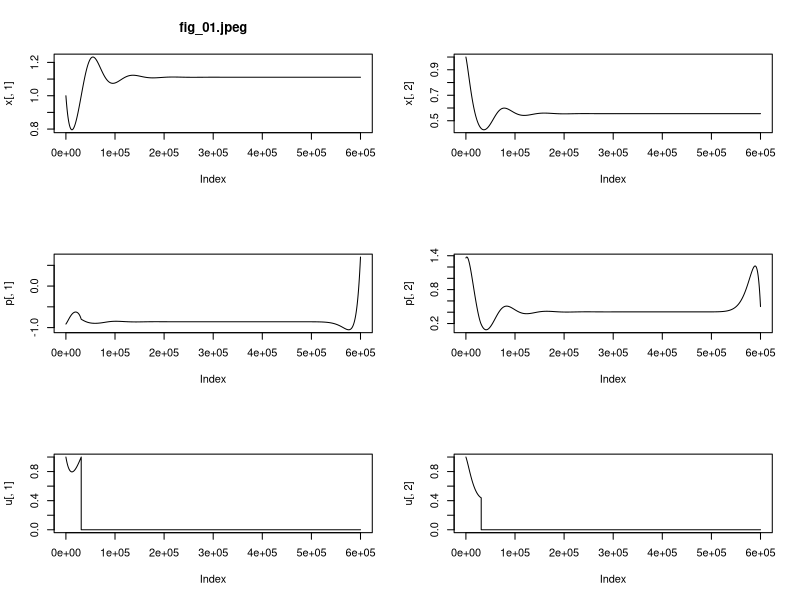

This chart was generated by the following R code: (Note: this script raises an error after producing the figure.)
# https://www.w3schools.com/r/r_operators.asp

del = 10^(-4)

t1 = 0
t2 = 60

np = round((t2-t1)/del) + 1

t = seq(t1, t2, length.out = np)

del = t[2] - t[1]

p = matrix(rep(1,2*np), ncol=2)

numiter = 10

nom = 'fig_'

for (k in 1:numiter){
  ss = paste('iteracion', k)
  print(paste('---------------------', ss,  ' --------------------------'))

  x = matrix(rep(0,2*np), ncol=2)

  x1 = c(1,1)
  x[1,] = x1

  print('----------------------- 1er for---------------------')
  for (i in 2:np){
    uu = p[i-1,]*x1
#    if (!((0 <= uu[1] & uu[1] <= 1) & (0 <= uu[2] & uu[2] <= 1))){
#      uu = c(0,0)
#    }
    mat1 = matrix(c(1, x1[2], -x1[1], -1), ncol=2)
    mat2 = matrix(c(.4*uu[1], 0, 0, .2*uu[2]), ncol=2)
    x2 = x1 + del * (mat1 %*% x1 - mat2 %*% x1)
    x[i,] = x2
    x1 = x2
  }

  print('--------------------- termina el 1 ford-------------------')

  u = matrix(rep(0,2*np), ncol=2)

  for (i in 1:np){
    uu = p[i,] * x[i,]
    if ((0 <= uu[1] & uu[1] <= 1) & (0 <= uu[2] & uu[2] <= 1)){
      u[i,] = uu
    }
  }

  print('----------------------- 2er for---------------------')

  p = matrix(rep(0,2*np), ncol=2)

  p2 =  c(.7, .5)
  p[np,] = p2

  for (i in (np-1):1){
    uu = u[i+1,]
    xx = x[i+1,]
    mat1 = matrix(c(1, -xx[1], xx[2], -1), ncol = 2)
    mat2 = matrix(c(xx[2] + .4*uu[1], 0, 0, xx[1]+.2*uu[2]), ncol=2)
    p1 = p2 - del* (-1*c(-xx[1], x[2]) + mat1 %*% p2 + mat2 %*% p2)
    p[i,] = p1
    p2 = p1
  }

  print('----------------------- termina 2o for---------------------')

  if (k < 10){
    file = paste(nom,'0',k, '.jpeg', sep='')
  } else {
    file = paste(nom,k, '.jpeg', sep='')
  }

  jpeg(file=file)

  par(mfrow=c(3,2))

  plot(x[,1], type='l', main=file)

  plot(x[,2], type='l')

  plot(p[,1], type='l')
  
  plot(p[,2], type='l')

  plot(u[,1], type='l')
 
  plot(u[,2], type='l')
  dev.off()
}
